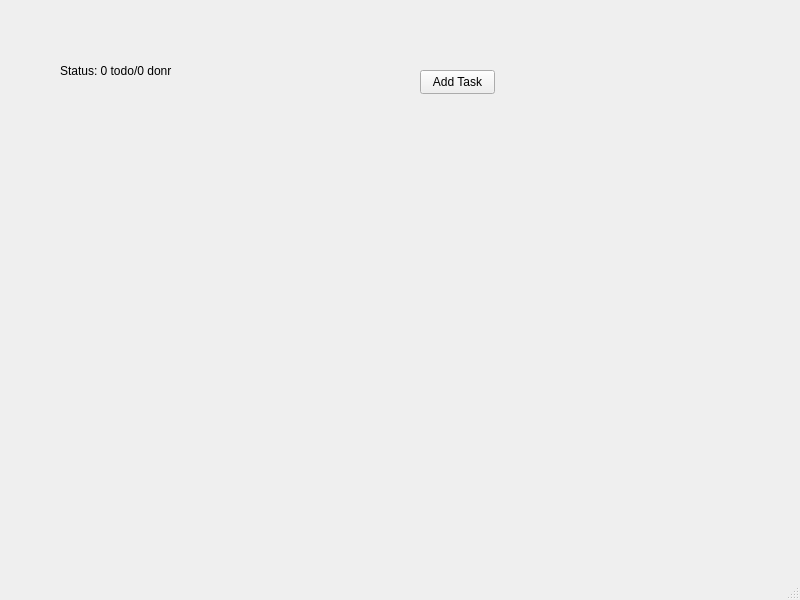
<?xml version="1.0" encoding="UTF-8"?>
<ui version="4.0">
 <class>MainWindow</class>
 <widget class="QMainWindow" name="MainWindow">
  <property name="geometry">
   <rect>
    <x>0</x>
    <y>0</y>
    <width>800</width>
    <height>600</height>
   </rect>
  </property>
  <property name="windowTitle">
   <string>MainWindow</string>
  </property>
  <widget class="QWidget" name="centralwidget">
   <widget class="QLabel" name="lblStatus">
    <property name="geometry">
     <rect>
      <x>60</x>
      <y>50</y>
      <width>161</width>
      <height>41</height>
     </rect>
    </property>
    <property name="text">
     <string>Status: 0 todo/0 donr</string>
    </property>
   </widget>
   <widget class="QPushButton" name="btnAddTask">
    <property name="geometry">
     <rect>
      <x>420</x>
      <y>70</y>
      <width>75</width>
      <height>24</height>
     </rect>
    </property>
    <property name="text">
     <string>Add Task</string>
    </property>
   </widget>
  </widget>
  <widget class="QMenuBar" name="menubar">
   <property name="geometry">
    <rect>
     <x>0</x>
     <y>0</y>
     <width>800</width>
     <height>22</height>
    </rect>
   </property>
  </widget>
  <widget class="QStatusBar" name="statusbar"/>
 </widget>
 <resources/>
 <connections/>
</ui>
